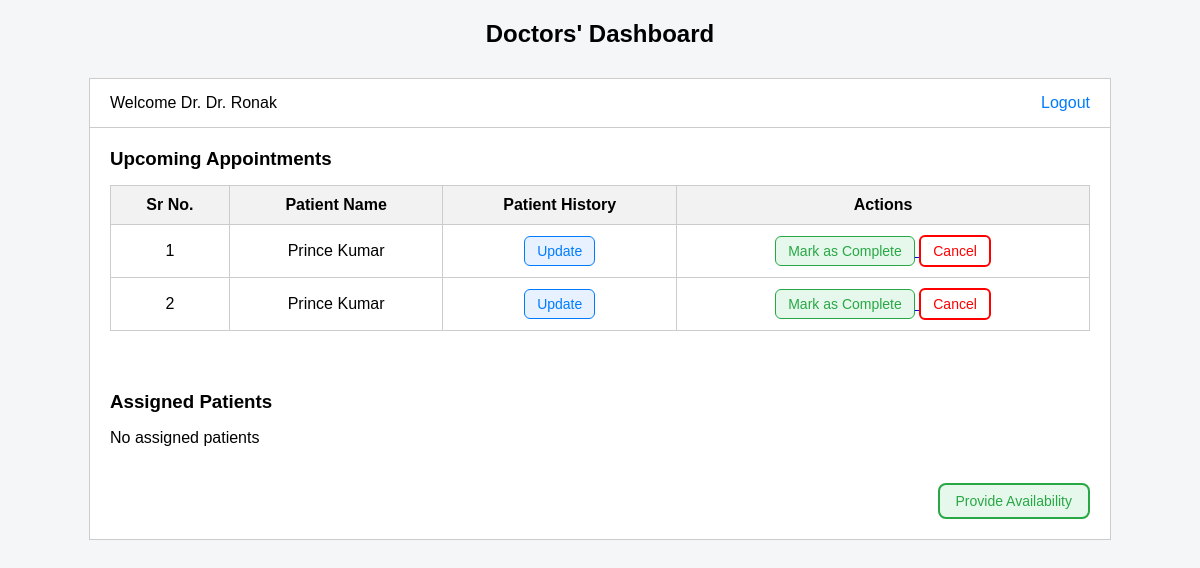
The page /doctor/dashboard (signed in) on the database as committed earlier.
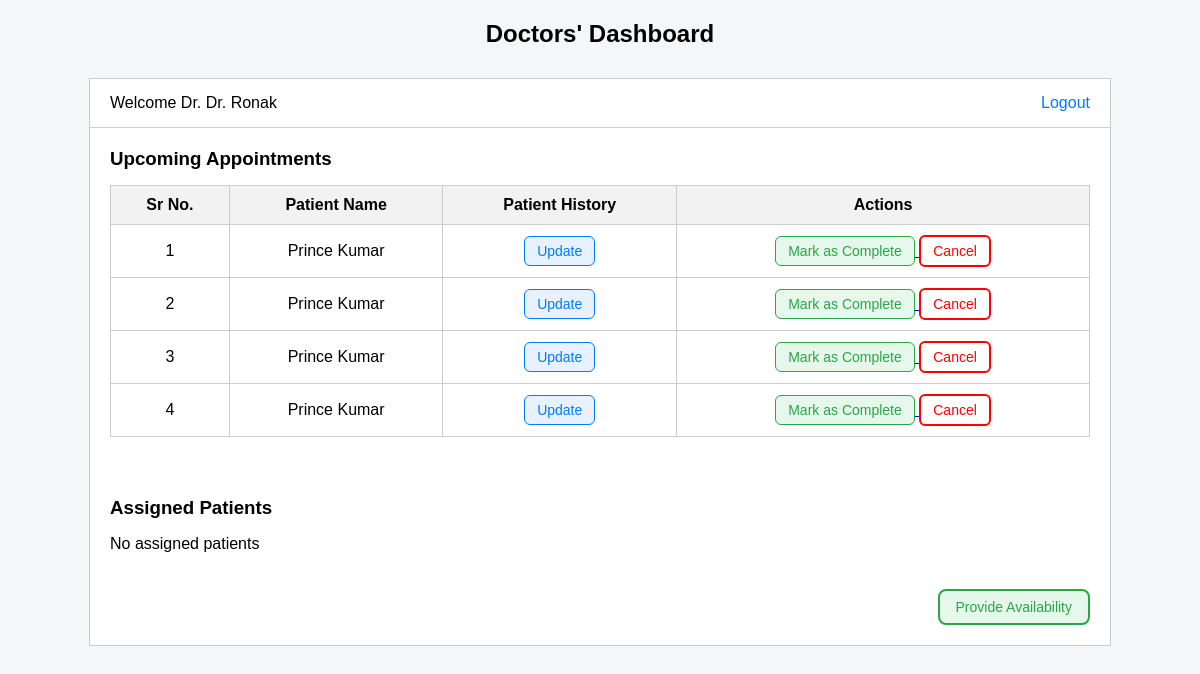
The same page on the database as committed later.
### models.py (models this page shows)
class Appointment(db.Model):
    id = db.Column(db.Integer,primary_key = True, unique=True)
    date = db.Column(db.DateTime, default=datetime.utcnow)
    doctor_id = db.Column(db.Integer, db.ForeignKey('doctor.id'), nullable=False)
    patient_id = db.Column(db.Integer, db.ForeignKey('patient.id'), nullable=False)
    availability_id = db.Column(db.Integer,db.ForeignKey('doctor_availability.id'),nullable=False)
    treatments = db.relationship('Treatment', backref='appointment', lazy=True)

class Patient(db.Model, UserMixin):
    id = db.Column(db.Integer,primary_key = True, unique=True)
    pat_name = db.Column(db.String(100), nullable=False)
    pat_age = db.Column(db.Integer,nullable=False)
    pat_email = db.Column(db.String(100), unique=True, nullable=False)
    pat_phone = db.Column(db.String(10), unique=True, nullable=False)
    pat_password = db.Column(db.String(16), nullable=False)
    appointments = db.relationship('Appointment', backref='patient', lazy=True)

### app.py (the view)
@app.route('/doctor/dashboard')
@login_required
def doctor_dashboard():
    appointments = Appointment.query.filter_by(doctor_id=current_user.id)
    patient = Patient.query.all()
    assigned_patients = db.session.query(
    Patient, Appointment
    ).join(Appointment, Patient.id == Appointment.patient_id).filter(
    Appointment.doctor_id == 5
    ).all()
    return render_template('./doctor/doctor_dashboard.html',appointments=appointments,assigned_patients=assigned_patients,patient=patient)

### app.py (called while the page is built)
@loginmanager.user_loader
def load_user(user_id):
     return (
         Admin.query.get(int(user_id)) or
         Doctor.query.get(int(user_id)) or
         Patient.query.get(int(user_id))
     )

### templates/Doctor/doctor_dashboard.html (shortened to what this page needs)
<!DOCTYPE html>
<html lang="en">
<head>
</head>
<body>
<h2>Doctors' Dashboard</h2>
<div class="dashboard">
  <div class="header">
    <div>Welcome Dr. {{ current_user.doc_name }}</div>
    <div>
      <a href="{{ url_for('doctor_logout')}}">Logout</a>
    </div>
  </div>
  <div class="section">
    <h3>Upcoming Appointments</h3>
    <table>
      <thead>
        <tr>
          <th>Sr No.</th>
          <th>Patient Name</th>
          <th>Patient History</th>
          <th>Actions</th>
        </tr>
      </thead>
      <tbody>
        {% for appt in appointments %}
        <tr>
          <td>{{ loop.index }}</td>
          <td>{{ appt.patient.pat_name }}</td>
          <td>
            <a href="{{ url_for('update_patient',appointment_id = appt.id)}}">
              <button class="btn btn-update">Update</button>
            </a>
          </td>
          <td>
            <a href=" ">
              <button class="btn btn-complete">Mark as Complete</button>
            </a>
            <a href=" ">
              <button class="btn btn-cancel">Cancel</button>
            </a>
          </td>
        </tr>
        {% else %}
        <tr>
          <td colspan="4">No upcoming appointments</td>
        </tr>
        {% endfor %}
      </tbody>
    </table>
  </div>
  <div class="section">
    <h3>Assigned Patients</h3>
    {% for patient in assigned_patients %}
    <div class="patient-row">
      <span>{{ patient.pat_name }}</span>
      <a href=" ">
        <button class="btn btn-view">View</button>
      </a>
    </div>
    {% else %}
      <p>No assigned patients</p>
    {% endfor %}
  </div>
  <div class="availability">
    <a href="{{ url_for('doctor_availability')}}">
      <button class="btn btn-availability">Provide Availability</button>
    </a>
  </div>
</div>
</body>
</html>

Rows that differ between the two databases and show on the page:
added Appointment: patient.pat_name "Prince Kumar"
added Appointment: patient.pat_name "Prince Kumar"
